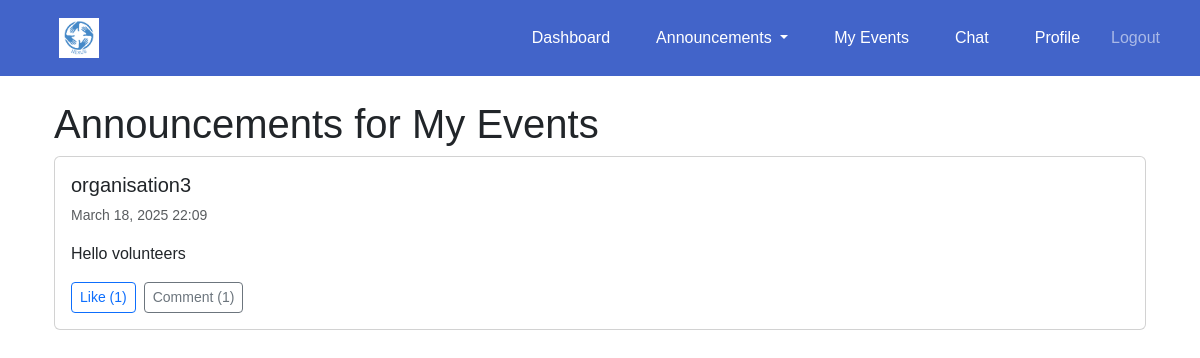
The page /announcements/volunteer/ (signed in) on the database its author committed.
### announcements/models.py (models this page shows, shortened)
class Announcement(models.Model):
    organisation = models.ForeignKey(
        settings.AUTH_USER_MODEL, on_delete=models.CASCADE, related_name="announcements"
    )
    event = models.ForeignKey(
        Event, on_delete=models.CASCADE, related_name="announcements", blank=True, null=True
    )  # Optional: Can be linked to a specific event or be a general announcement
    title = models.CharField(max_length=255)
    content = models.TextField()
    created_at = models.DateTimeField(auto_now_add=True)

### accounts/models.py (models this page shows, shortened)
class CustomUser(AbstractUser):
    USER_TYPE_CHOICES = [
        ('volunteer', 'Volunteer'),
        ('organisation', 'Organisation'),
    ]
    user_type = models.CharField(max_length=20, choices=USER_TYPE_CHOICES)
    contact_number = models.CharField(max_length=10, blank= True, null=True)
    full_name = models.CharField(max_length=255, blank=True, null=True)
    personnel_name = models.CharField(max_length=255, blank=True, null=True)
    profile_picture = models.ImageField(upload_to='profile_pics/', blank=True, null=True)

### announcements/views.py (the view)
# urls.py: path("volunteer/", views.volunteer_announcements, name="volunteer_announcements"),
@login_required
def volunteer_announcements(request):
    if request.user.user_type == "organisation":
        messages.error(request, "Only volunteers can view event-related announcements.")
        return redirect("announcements:all_announcements")
    registered_events = request.user.registered_events.values_list('event_id', flat=True)
    announcements = Announcement.objects.filter(event__in=registered_events).order_by('-created_at')
    return render(request, "announcements/volunteer_announcements.html", {"announcements": announcements})

### announcements/templates/announcements/volunteer_announcements.html (shortened to what this page needs)
{% extends "base.html" %}
{% block content %}
<div class="container mt-4">
    <h1>Announcements for My Events</h1>
    <div class="announcement-feed">
        {% for announcement in announcements %}
            <div class="card mb-3">
                <div class="card-body">
                    <h5 class="card-title">{{ announcement.organisation.username }}</h5>
                    <p class="text-muted small">{{ announcement.created_at|date:"F d, Y H:i" }}</p>
                    <p>{{ announcement.content }}</p>
                    <div class="d-flex">
                        <form action="{% url 'announcements:like_announcement' announcement.id %}" method="post">
                            <button type="submit" class="btn btn-outline-primary btn-sm me-2">
                                Like ({{ announcement.likes.count }})
                            </button>
                        </form>
                        <a href="{% url 'announcements:announcement_detail' announcement.id %}" class="btn btn-outline-secondary btn-sm">
                            Comment ({{ announcement.comments.count }})
                        </a>
                    </div>
                </div>
            </div>
        {% empty %}
            <p>No event-related announcements yet.</p>
        {% endfor %}
    </div>
</div>
{% endblock %}

### templates/base.html (style rules this page uses)
body { margin: 0; font-family: Arial, sans-serif; }

### rows shown on the page
Announcement: organisation.username "organisation3", created_at "March 18, 2025 22:09", content "Hello volunteers", likes.count "1", comments.count "1"
